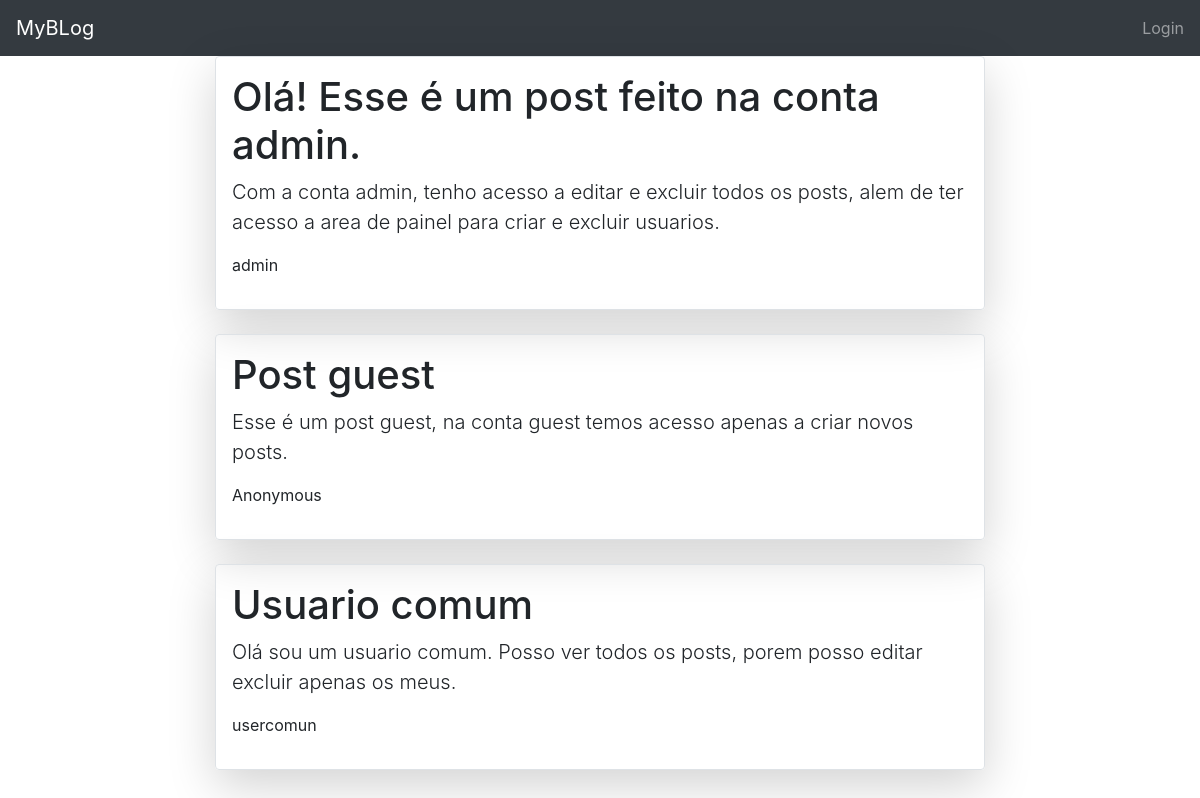
Screenshot of /App/View/home.php with the database file from the repository.
### tables this page shows
CREATE TABLE `posts` (
  `id` int unsigned NOT NULL AUTO_INCREMENT,
  `title` varchar(255) NOT NULL,
  `description` varchar(255) NOT NULL,
  `author` varchar(255) DEFAULT NULL,
  PRIMARY KEY (`id`)
);

### App/Config/Connection.php (called while the page is built, shortened)
<?php
class Connection {
    public function __construct()
    {
            $db_host = getenv('DB_HOST');
            $db_name = getenv('DB_NAME');
            $db_port = (int) getenv('DB_PORT');
            $db_user = getenv('DB_USER');
            $db_password = getenv('DB_PASSWORD');
            $this->_connection = new PDO("mysql:host={$db_host};port={$db_port};dbname={$db_name}", $db_user, $db_password, array(PDO::ATTR_PERSISTENT => true, PDO::ATTR_EMULATE_PREPARES => true));
    }
}

### App/Controller/PostsController.php (called while the page is built, shortened)
<?php
class PostsController
{
    private $posts;
    public function __construct()
    {
        $this->posts = new PostsModel();
    }
    public function allPosts(): array
    {
        return $this->posts->getAllPosts();
    }
}

### App/Model/PostsModel.php (called while the page is built, shortened)
<?php
class PostsModel extends Connection
{
    public function getAllPosts(): bool|array
    {
        try {
            $stmt = $this->_connection->prepare(
                "SELECT * FROM posts"
            );
            $stmt->execute();
            return $stmt->fetchAll(PDO::FETCH_ASSOC);
        } catch (PDOException $e) {
            return false;
        }
    }
}

### App/View/home.php (the view, shortened to what this page needs)
<?php
$postsController = new \App\Controller\PostsController();
?>
<!DOCTYPE html>
<html lang="PT-br">
<head>
    <link rel="stylesheet" href="https://maxcdn.bootstrapcdn.com/bootstrap/4.5.2/css/bootstrap.min.css">
</head>
<body>
<nav class="navbar navbar-dark bg-dark">
    <a class="navbar-brand" href="#">MyBLog</a>
    <?php if (empty($_SESSION['login'])) {?>
        <ul class="navbar-nav ml-auto">
            <li class="nav-item">
                <a class="nav-link" href="/login">Login</a>
            </li>
    <?php }?>
</nav>
<?php
foreach ($postsController->allPosts() as $post) { ?>
    <div class="col-md-8 mx-auto">
        <div class="border rounded p-3 shadow-lg mb-4">
            <h1><?php
                echo $post['title']; ?></h1>
            <p class="lead"><?php
                echo $post['description']; ?></p>
            <p><?php
                echo $post['author']; ?></p>
        </div>
    </div>
    <?php } ?>
</body>
</html>

### rows the page displays
posts: title "Olá! Esse é um post feito na conta admin.", description "Com a conta admin, tenho acesso a editar e excluir todos os posts, alem de ter acesso a area de painel para criar e excluir usuarios.", author "admin"
posts: title "Post guest", description "Esse é um post guest, na conta guest temos acesso apenas a criar novos posts.", author "Anonymous"
posts: title "Usuario comum", description "Olá sou um usuario comum. Posso ver todos os posts, porem posso editar excluir apenas os meus.", author "usercomun"
